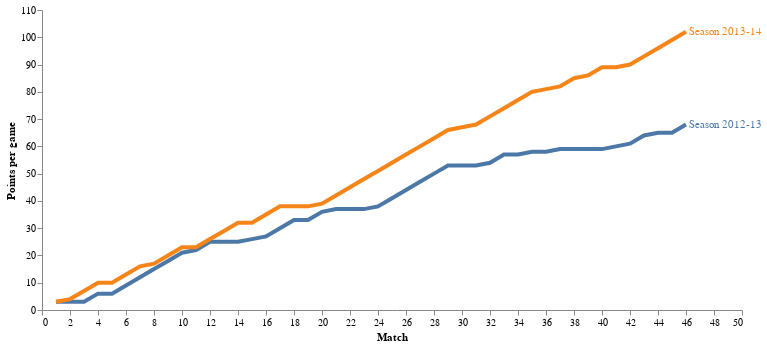

Notebook code cell kept with this figure:
### Code cell
chart

### Figure 1 — Vega-Lite specification as saved in the notebook (floating-point values rounded to 4 significant figures)
{"config": {"view": {"continuousWidth": 400, "continuousHeight": 300, "stroke": "transparent"}, "axis": {"grid": false}, "line": {"size": 4}, "point": {"size": 100}}, "layer": [{"data": {"name": "data-2a2aeb79d3e09b432e99217383d58b9b"}, "mark": "line", "encoding": {"color": {"type": "nominal", "field": "variable", "title": "Season"}, "x": {"type": "quantitative", "field": "Matches", "title": "Match"}, "y": {"type": "quantitative", "field": "value", "title": "Points per game"}}}, {"data": {"name": "data-2a2aeb79d3e09b432e99217383d58b9b"}, "mark": "point", "encoding": {"opacity": {"value": 0}, "x": {"type": "quantitative", "field": "Matches"}}, "selection": {"selector006": {"type": "single", "nearest": true, "on": "mouseover", "fields": ["Matches"], "empty": "none"}}}, {"data": {"name": "data-2a2aeb79d3e09b432e99217383d58b9b"}, "mark": "point", "encoding": {"color": {"type": "nominal", "field": "variable", "title": "Season"}, "opacity": {"condition": {"value": 1, "selection": "selector006"}, "value": 0}, "x": {"type": "quantitative", "field": "Matches", "title": "Match"}, "y": {"type": "quantitative", "field": "value", "title": "Points per game"}}}, {"data": {"name": "data-2a2aeb79d3e09b432e99217383d58b9b"}, "mark": {"type": "text", "align": "right", "dx": -15, "dy": -15}, "encoding": {"color": {"type": "nominal", "field": "variable", "title": "Season"}, "text": {"condition": {"type": "quantitative", "field": "value", "selection": "selector006"}, "value": " "}, "x": {"type": "quantitative", "field": "Matches", "title": "Match"}, "y": {"type": "quantitative", "field": "value", "title": "Points per game"}}}, {"data": {"name": "data-816953966c80cb8dbb81e7a2c35cb612"}, "mark": {"type": "text", "align": "left", "dx": 3}, "encoding": {"color": {"type": "nominal", "field": "variable", "legend": null, "scale": {}}, "text": {"type": "nominal", "field": "variable"}, "x": {"type": "quantitative", "field": "Matches"}, "y": {"type": "quantitative", "field": "value", "scale": {}}}}], "height": 300, "width": 700, "$schema": "https://vega.github.io/schema/vega-lite/v4.8.1.json", "datasets": {"data-2a2aeb79d3e09b432e99217383d58b9b": [{"variable": "Season 2012-13", "value": 3, "Matches": 1}, {"variable": "Season 2012-13", "value": 3, "Matches": 2}, {"variable": "Season 2012-13", "value": 3, "Matches": 3}, {"variable": "Season 2012-13", "value": 6, "Matches": 4}, {"variable": "Season 2012-13", "value": 6, "Matches": 5}, {"variable": "Season 2012-13", "value": 9, "Matches": 6}, {"variable": "Season 2012-13", "value": 12, "Matches": 7}, {"variable": "Season 2012-13", "value": 15, "Matches": 8}, {"variable": "Season 2012-13", "value": 18, "Matches": 9}, {"variable": "Season 2012-13", "value": 21, "Matches": 10}, {"variable": "Season 2012-13", "value": 22, "Matches": 11}, {"variable": "Season 2012-13", "value": 25, "Matches": 12}, {"variable": "Season 2012-13", "value": 25, "Matches": 13}, {"variable": "Season 2012-13", "value": 25, "Matches": 14}, {"variable": "Season 2012-13", "value": 26, "Matches": 15}, {"variable": "Season 2012-13", "value": 27, "Matches": 16}, {"variable": "Season 2012-13", "value": 30, "Matches": 17}, {"variable": "Season 2012-13", "value": 33, "Matches": 18}, {"variable": "Season 2012-13", "value": 33, "Matches": 19}, {"variable": "Season 2012-13", "value": 36, "Matches": 20}, {"variable": "Season 2012-13", "value": 37, "Matches": 21}, {"variable": "Season 2012-13", "value": 37, "Matches": 22}, {"variable": "Season 2012-13", "value": 37, "Matches": 23}, {"variable": "Season 2012-13", "value": 38, "Matches": 24}, {"variable": "Season 2012-13", "value": 41, "Matches": 25}, {"variable": "Season 2012-13", "value": 44, "Matches": 26}, {"variable": "Season 2012-13", "value": 47, "Matches": 27}, {"variable": "Season 2012-13", "value": 50, "Matches": 28}, {"variable": "Season 2012-13", "value": 53, "Matches": 29}, {"variable": "Season 2012-13", "value": 53, "Matches": 30}, {"variable": "Season 2012-13", "value": 53, "Matches": 31}, {"variable": "Season 2012-13", "value": 54, "Matches": 32}, {"variable": "Season 2012-13", "value": 57, "Matches": 33}, {"variable": "Season 2012-13", "value": 57, "Matches": 34}, {"variable": "Season 2012-13", "value": 58, "Matches": 35}, {"variable": "Season 2012-13", "value": 58, "Matches": 36}, {"variable": "Season 2012-13", "value": 59, "Matches": 37}, {"variable": "Season 2012-13", "value": 59, "Matches": 38}, {"variable": "Season 2012-13", "value": 59, "Matches": 39}, {"variable": "Season 2012-13", "value": 59, "Matches": 40}, {"variable": "Season 2012-13", "value": 60, "Matches": 41}, {"variable": "Season 2012-13", "value": 61, "Matches": 42}, {"variable": "Season 2012-13", "value": 64, "Matches": 43}, {"variable": "Season 2012-13", "value": 65, "Matches": 44}, {"variable": "Season 2012-13", "value": 65, "Matches": 45}, {"variable": "Season 2012-13", "value": 68, "Matches": 46}, {"variable": "Season 2013-14", "value": 3, "Matches": 1}, {"variable": "Season 2013-14", "value": 4, "Matches": 2}, {"variable": "Season 2013-14", "value": 7, "Matches": 3}, {"variable": "Season 2013-14", "value": 10, "Matches": 4}, {"variable": "Season 2013-14", "value": 10, "Matches": 5}, {"variable": "Season 2013-14", "value": 13, "Matches": 6}, {"variable": "Season 2013-14", "value": 16, "Matches": 7}, {"variable": "Season 2013-14", "value": 17, "Matches": 8}, {"variable": "Season 2013-14", "value": 20, "Matches": 9}, {"variable": "Season 2013-14", "value": 23, "Matches": 10}, {"variable": "Season 2013-14", "value": 23, "Matches": 11}, {"variable": "Season 2013-14", "value": 26, "Matches": 12}, {"variable": "Season 2013-14", "value": 29, "Matches": 13}, {"variable": "Season 2013-14", "value": 32, "Matches": 14}, {"variable": "Season 2013-14", "value": 32, "Matches": 15}, {"variable": "Season 2013-14", "value": 35, "Matches": 16}, {"variable": "Season 2013-14", "value": 38, "Matches": 17}, {"variable": "Season 2013-14", "value": 38, "Matches": 18}, {"variable": "Season 2013-14", "value": 38, "Matches": 19}, {"variable": "Season 2013-14", "value": 39, "Matches": 20}, {"variable": "Season 2013-14", "value": 42, "Matches": 21}, {"variable": "Season 2013-14", "value": 45, "Matches": 22}, {"variable": "Season 2013-14", "value": 48, "Matches": 23}, {"variable": "Season 2013-14", "value": 51, "Matches": 24}, {"variable": "Season 2013-14", "value": 54, "Matches": 25}, {"variable": "Season 2013-14", "value": 57, "Matches": 26}, {"variable": "Season 2013-14", "value": 60, "Matches": 27}, {"variable": "Season 2013-14", "value": 63, "Matches": 28}, {"variable": "Season 2013-14", "value": 66, "Matches": 29}, {"variable": "Season 2013-14", "value": 67, "Matches": 30}, {"variable": "Season 2013-14", "value": 68, "Matches": 31}, {"variable": "Season 2013-14", "value": 71, "Matches": 32}, {"variable": "Season 2013-14", "value": 74, "Matches": 33}, {"variable": "Season 2013-14", "value": 77, "Matches": 34}, {"variable": "Season 2013-14", "value": 80, "Matches": 35}, {"variable": "Season 2013-14", "value": 81, "Matches": 36}, {"variable": "Season 2013-14", "value": 82, "Matches": 37}, {"variable": "Season 2013-14", "value": 85, "Matches": 38}, {"variable": "Season 2013-14", "value": 86, "Matches": 39}, {"variable": "Season 2013-14", "value": 89, "Matches": 40}, {"variable": "Season 2013-14", "value": 89, "Matches": 41}, {"variable": "Season 2013-14", "value": 90, "Matches": 42}, {"variable": "Season 2013-14", "value": 93, "Matches": 43}, {"variable": "Season 2013-14", "value": 96, "Matches": 44}, {"variable": "Season 2013-14", "value": 99, "Matches": 45}, {"variable": "Season 2013-14", "value": 102, "Matches": 46}], "data-816953966c80cb8dbb81e7a2c35cb612": [{"variable": "Season 2013-14", "value": 102, "Matches": 46}, {"variable": "Season 2012-13", "value": 68, "Matches": 46}]}}
